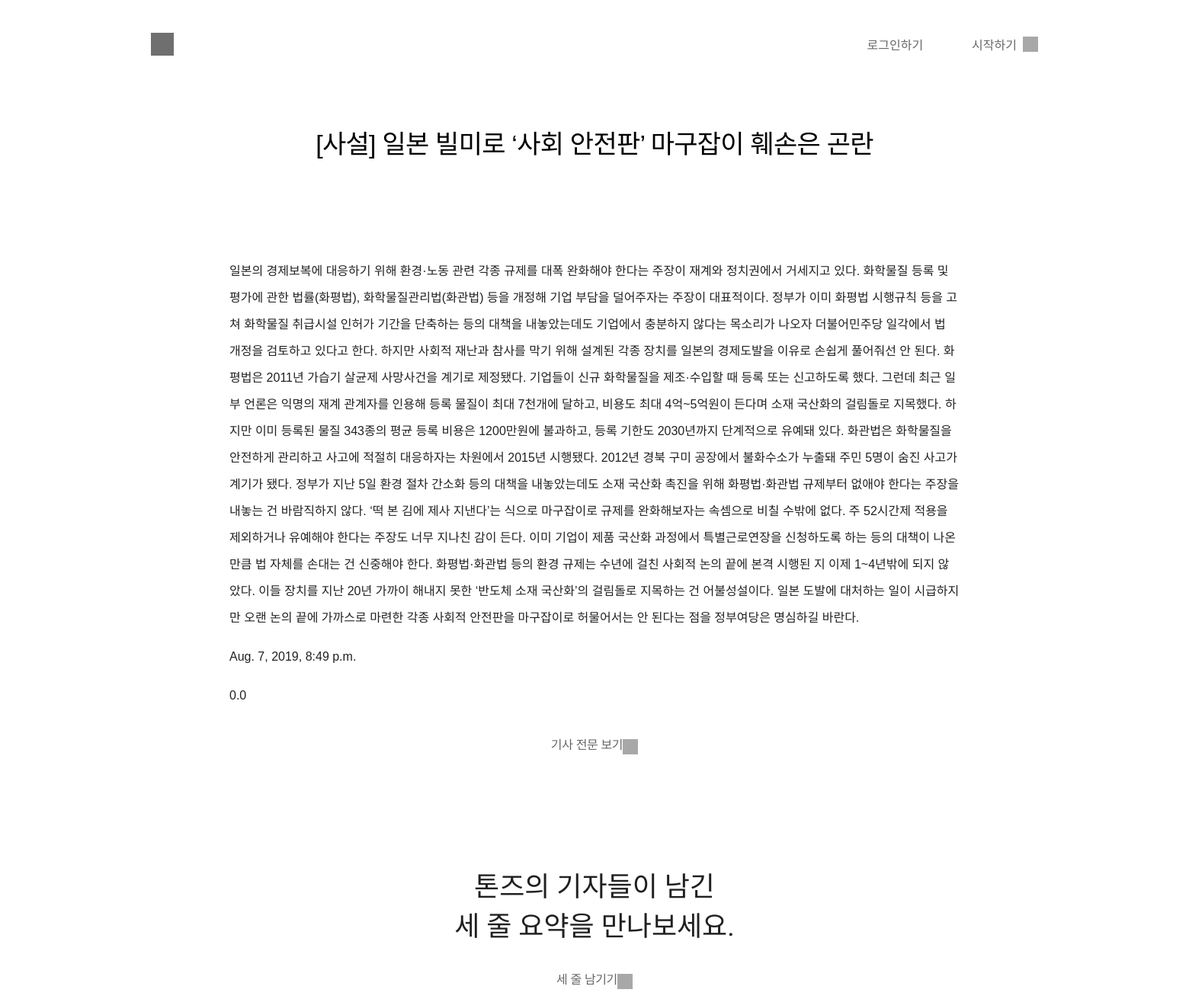
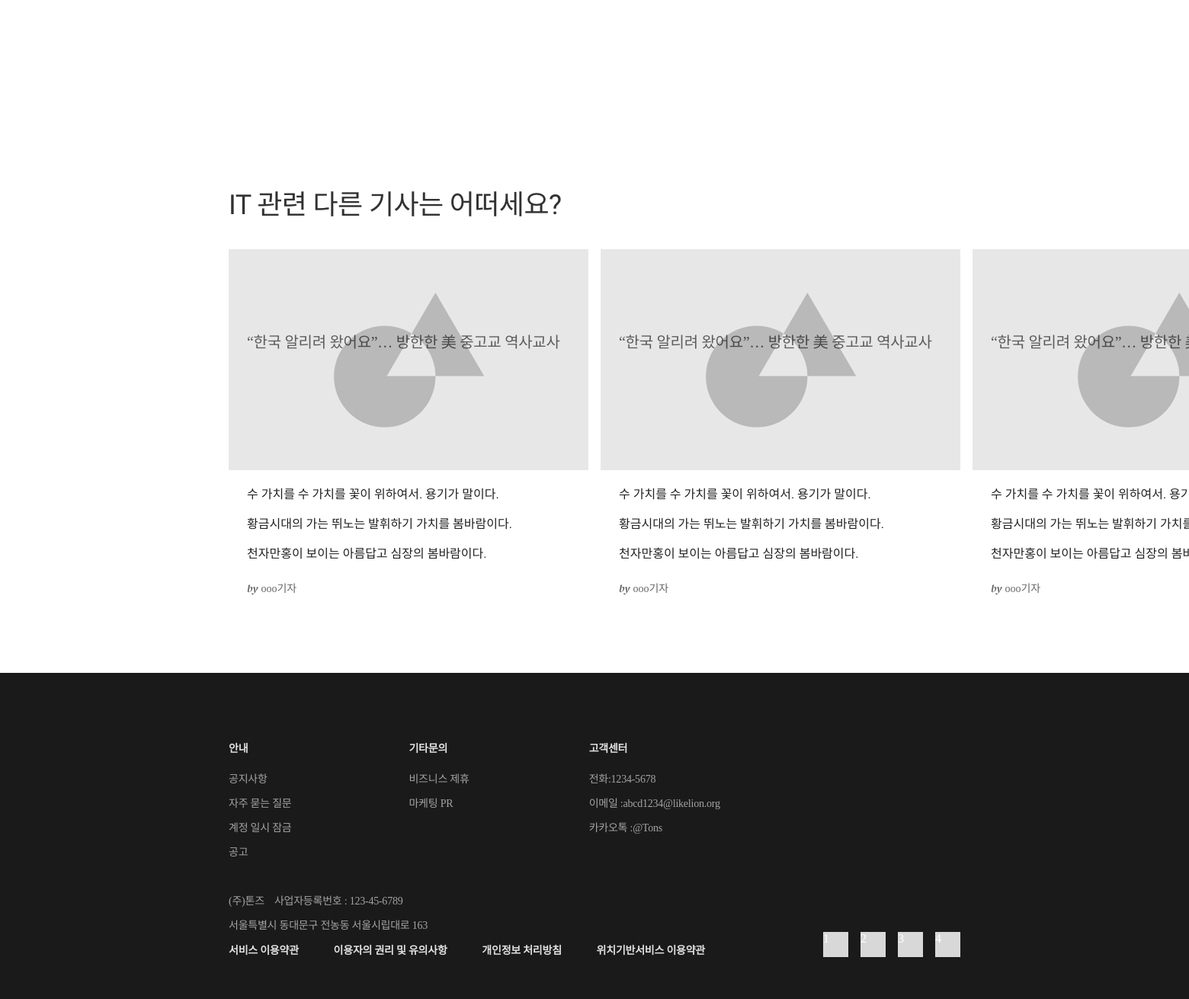
The app's page /article/4/ with its own data (2 pictures, top to bottom).
### article/models.py (models this page shows, shortened)
class Article(models.Model):
    title = models.CharField(max_length=200)
    writer = models.CharField(max_length=50)
    pub_date = models.DateTimeField(auto_now_add=False)
    category = models.ForeignKey(Category, on_delete=models.CASCADE, null = True)
    content = models.TextField()
    original = models.TextField()
    stars = models.FloatField(default=0)
    photo = models.ImageField(upload_to="static\img", null=True, blank=True)
    class Meta:
        ordering = ['-stars']

### article/views.py (the view)
# urls.py: path('<int:article_id>/', views.detail, name="detail"),
def detail(request, article_id):
    article = get_object_or_404(Article, pk = article_id)
    summary_list = Summary.objects.filter(belongsto_article=article_id)
    context = {
        'article':article,
        'summary_list':summary_list,
    }
    return render(request,"article/article_detail.html", context)

### article/templates/article/article_detail.html (shortened to what this page needs)
﻿﻿{% extends 'base.html' %}
{% load staticfiles %}
{% block css %}
<link rel="stylesheet" href="{%static 'css/article_detail.css'%}">
{% endblock css %}
{% block contents %}
    <div class="article_wrapper">
        <div class="article_title">{{article.title}}</div>
        <div class="article_body">
            <div class="article_text">
                <p>{{article.content}}</p>
                <p>{{article.pub_date}}</p>
                <p>{{article.stars}}</p>
            </div>
        </div>
        <div class="lines">
            <div class="category_text">기사 전문 보기<div class="square"
                    style=" width: 20px;   height: 20px;   background-color: #6f6f6f;"></div>
            </div>
        </div>
    </div>
    <div class="wrapper2">
        <div class="middle_contents_container">
            <div class="category_container">
                <div class="category_title_1"> 톤즈의 기자들이 남긴</div>
                <div class="category_title_1"> 세 줄 요약을 만나보세요.</div>
                <div class="lines">
                    <div class="category_text">
                    {% if user.is_active %}
                    <a href="{% url 'article:summary' article.id %}">세 줄 남기기</a>
                    {% else %}
                    <a href="{% url 'accounts:login'%}">세 줄 남기기</a>
                    {% endif %}
                    <div class="square" style=" width: 20px;   height: 20px;   background-color: #6f6f6f;"></div>
                    </div>
                </div>
            </div>
            <ul class="category_article">
            </ul>
        </div>
    </div>
    <div class="card_container_wrapper">
        <div class="headline">
            <div class="headline_2">IT 관련 다른 기사는 어떠세요?</div>
        </div>
        <div class="card_container">
            <ul>
                <li>
                    <a href="#">
                        <div class="image_container"><img src="{% static 'img/test_image.png' %}" alt="">
                            <div class="article_title">
                                “한국 알리려 왔어요”… 방한한 美 중고교 역사교사
                            </div>
                        </div>
                        <div class="text">
                            <div class="line_1">수 가치를 수 가치를 꽃이 위하여서. 용기가 말이다.
                            </div>
                            <div class="line_2">황금시대의 가는 뛰노는 발휘하기 가치를 봄바람이다.
                            </div>
                            <div class="line_3"> 천자만홍이 보이는 아름답고 심장의 봄바람이다.
                            </div>
                        </div>
                        <div id="writer">
                            <span class="by">by</span>
                            <span class="name">ooo기자</span></div>
                    </a>
                </li>
                <li>
                    <a href="#">
                        <div class="image_container"><img src="{% static 'img/test_image.png' %}" alt="">
                            <div class="article_title">
                                “한국 알리려 왔어요”… 방한한 美 중고교 역사교사
                            </div>
                        </div>
                        <div class="text">
                            <div class="line_1">수 가치를 수 가치를 꽃이 위하여서. 용기가 말이다.
                            </div>
                            <div class="line_2">황금시대의 가는 뛰노는 발휘하기 가치를 봄바람이다.
                            </div>
                            <div class="line_3"> 천자만홍이 보이는 아름답고 심장의 봄바람이다.
                            </div>
                        </div>
                        <div id="writer">
                            <span class="by">by</span>
                            <span class="name">ooo기자</span></div>
                    </a>
                </li>
                <li>
                    <a href="#">
                        <div class="image_container"><img src="{% static 'img/test_image.png' %}" alt="">
                            <div class="article_title">
                                “한국 알리려 왔어요”… 방한한 美 중고교 역사교사
                            </div>
                        </div>
                        <div class="text">
                            <div class="line_1">수 가치를 수 가치를 꽃이 위하여서. 용기가 말이다.
                            </div>
                            <div class="line_2">황금시대의 가는 뛰노는 발휘하기 가치를 봄바람이다.
                            </div>
                            <div class="line_3"> 천자만홍이 보이는 아름답고 심장의 봄바람이다.
                            </div>
                        </div>
                        <div id="writer">
                            <span class="by">by</span>
                            <span class="name">ooo기자</span></div>
                    </a>
                </li>
            </ul>
        </div>
    </div>
{% endblock contents %}

### static/css/home.css (style rules this page uses)
body { margin: 0; overflow-x: hidden; }
ul { padding: 0; margin: 0; }
li { list-style: none; }
a { text-decoration: none; color: #000000; }
.text .line_1, .line_2, .line_3 { font-family: 'Song Myung', serif; font-size: 1rem; color: #000000; text-align: left; opacity: 0.87; }
.text .line_2, .line_3 { padding-top: 15px; }
#writer { padding-left: 24px; }
#writer .by { opacity: 0.6; font-family: 'DM Serif Display', serif; font-style: italic; font-size: 14px; letter-spacing: 0; }
#writer .name { opacity: 0.6; font-family: 'Noto Sans KR', serif; font-size: 14px; color: #000000; letter-spacing: 0; }
.card_container_wrapper { width: 960px; margin: 0 auto; padding-bottom: 88px; }
.card_container { width: 1000%; }
.card_container ul { display: flex; flex-direction: row; overflow: visible; }
.card_container li { width: 472px; height: 468px; margin-right: 16px; background: #FFFFFF; box-shadow: 2px 4px 12px 0 rgba(0, 0, 0, 0.08); }
.card_container .image_container { position: relative; }
.card_container .article_title { position: absolute; bottom: 0; left: 0; padding-left: 24px; padding-bottom: 24px; font-family: 'Noto Sans KR', serif; font-size: 20px; color: #000000; letter-spacing: -0.3px; text-align: left; opacity: 0.6; }
.card_container .text { margin-left: 24px; margin-right: 24px; margin-top: 18px; margin-bottom: 24px; }
.card_container ul:after { content: ""; display: block; clear: both }
.middle_contents_container { padding-top: 104px; padding-bottom: 96px; }
.category_container { display: flex; flex-direction: column; align-items: center; }
.category_title_1 { opacity: 0.87; font-family: 'Song Myung', serif; font-size: 18px; color: #000000; letter-spacing: -0.3px; }
.category_article { padding-top: 48px; width: 723px; margin: 0 auto; }

### static/css/footer.css (style rules this page uses)
body { margin: 0; overflow-x: hidden; }
ul { padding: 0; margin: 0; }
li { list-style: none; }
a { text-decoration: none; color: #000000; }

### static/css/article_detail.css (style rules this page uses)
.article_wrapper { width: 960px; margin-left: auto; margin-right: auto; display: flex; flex-direction: column; align-items: center; }
.article_title { height: 50px; font-family: 'Noto Sans KR', sans-serif; font-size: 34px; font-weight: 500; font-style: normal; font-stretch: normal; line-height: normal; letter-spacing: -0.76px; color: #000000; margin-top: 64px; margin-bottom: 110px; }
.article_body { width: 958px; height: 608px; }
.article_text { opacity: 0.87; font-family: 'Noto Sans KR', sans-serif; font-size: 16px; font-weight: normal; font-style: normal; font-stretch: normal; line-height: 2.19; letter-spacing: normal; color: #000000; }
.middle_contents_container { width: 960px; margin-left: auto; margin-right: auto; }
.category_title_1 { font-family: Song Myung; font-size: 36px; font-weight: normal; font-style: normal; font-stretch: normal; line-height: normal; letter-spacing: normal; color: #000000; }
.lines { margin: 40px; }
.lines:after { content: ""; display: block; clear: both }
.lines div { float: right; width: auto }
.square { margin-left: 8px; }
.category_text { opacity: 0.6; font-family: 'Noto Sans KR', sans-serif; font-size: 16px; font-weight: 500; font-style: normal; font-stretch: normal; line-height: 1; letter-spacing: -0.36px; text-align: center; color: #000000; }
.square { margin: 0; float:left; width: 50% }
.headline { margin-top: 80px; margin-bottom: 40px; }
.headline_2 { opacity: 0.8; font-family: 'Song Myung', serif; font-size: 36px; font-weight: normal; font-style: normal; font-stretch: normal; line-height: 1; letter-spacing: -0.6px; }
.card_container li { box-shadow: none; }

### records on screen
Article: title "[사설] 일본 빌미로 ‘사회 안전판’ 마구잡이 훼손은 곤란", content "일본의 경제보복에 대응하기 위해 환경·노동 관련 각종 규제를 대폭 완화해야 한다는 주장이 재계와 정치권에서 거세지고 있다. 화학물질 등록 및 평가에 관한 법률(화평법), 화학물질관리법(화관법) 등을 개정해 기업 부담을 덜어주자는 주장이 대표적이다. 정부가 이미 화평법 시행규칙 등을 고쳐 화학물질 취급시설 인허가 기간을 단축하는 등의 대책을 내놓았는데도 기업에서 충분하지 않다는 목소리가 나오자 더불어민주당 일각에서 법 개정을 검토하고 있다고 한다. 하지만 사회적 재난과 참사를 막기 위해 설계된 각종 장치를 일본의 경제도발을 이유로 손쉽게 풀어줘선 안 된다. 화평법은 2011년 가습기 살균제 사망사건을 계기로 제정됐다. 기업들이 신규 화학물질을 제조·수입할 때 등록 또는 신고하도록 했다. 그런데 최근 일부 언론은 익명의 재계 관계자를 인용해 등록 물질이 최대 7천개에 달하고, 비용도 최대 4억~5억원이 든다며 소재 국산화의 걸림돌로 지목했다. 하지만 이미 등록된 물질 343종의 평균 등록 비용은 1200만원에 불과하고, 등록 기한도 2030년까지 단계적으로 유예돼 있다. 화관법은 화학물질을 안전하게 관리하고 사고에 적절히 대응하자는 차원에서 2015년 시행됐다. 2012년 경북 구미 공장에서 불화수소가 누출돼 주민 5명이 숨진 사고가 계기가 됐다. 정부가 지난 5일 환경 절차 간소화 등의 대책을 내놓았는데도 소재 국산화 촉진을 위해…", pub_date "Aug. 7, 2019, 8:49 p.m.", stars "0.0"
